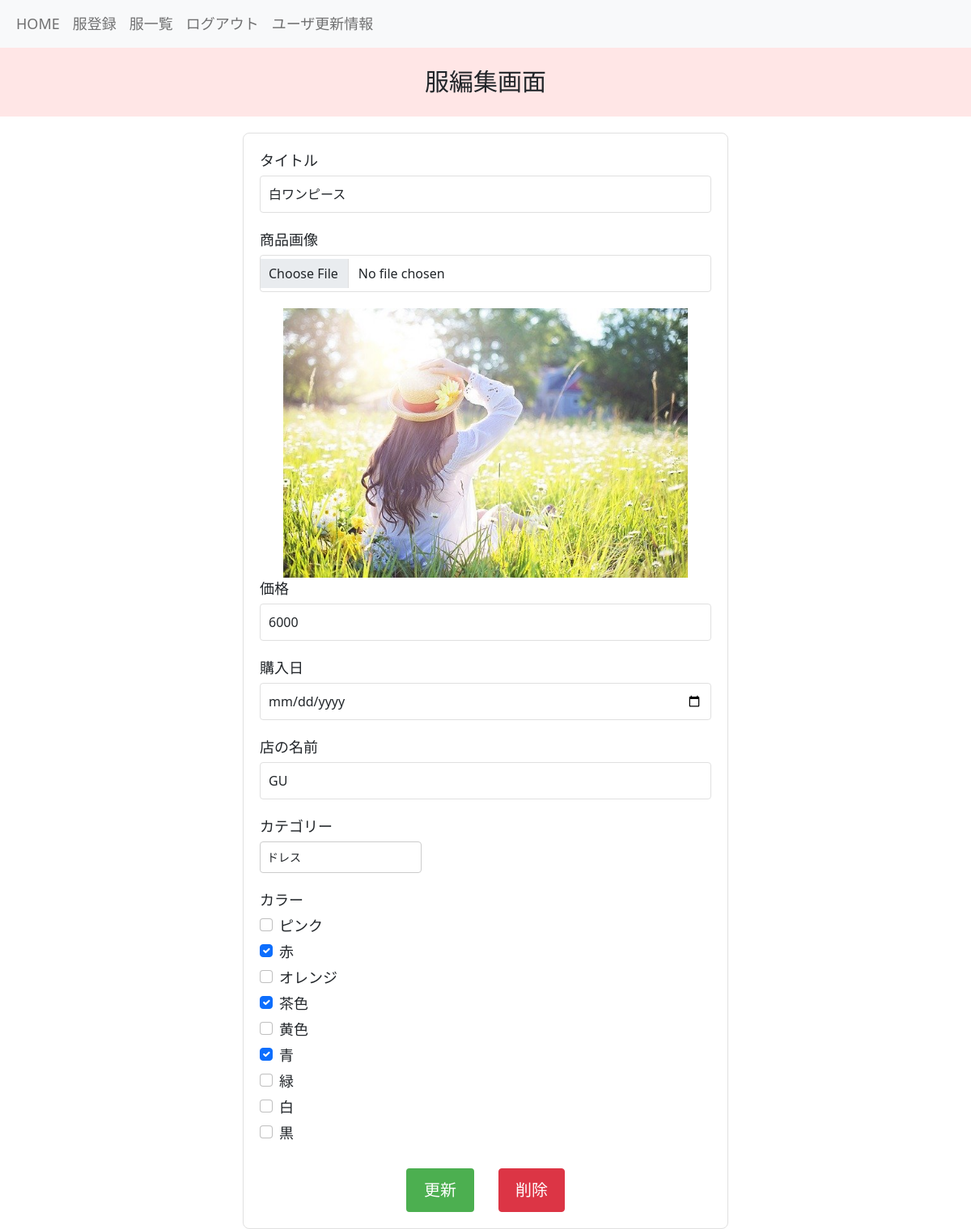
The app's page /boards/edit_clothe/38/ (signed in) with its own data.
### boards/models.py (models this page shows, shortened)
class Clothes(models.Model):
    title = models.CharField(max_length=255)
    picture = models.ImageField(upload_to='closet_project/media/', null=True, blank=True)
    price = models.IntegerField(default=0, null=True, blank=True)
    purchase_date = models.DateField(null=True,blank=True)
    user = models.ForeignKey(
        'accounts.Users', on_delete=models.CASCADE
    )
    category = models.ForeignKey(
        'Categories', on_delete=models.CASCADE
    )
    color = models.ManyToManyField(
        Colors, blank=True, through='Clothe_Colors', related_name='clothe'
    )
    store = models.CharField(max_length=255, default='')
    created_at = models.DateTimeField(auto_now_add=True)
    updated_at = models.DateTimeField(auto_now=True)
    objects = ClothesManager()
    class Meta:
        db_table = 'clothes'

class Categories(models.Model):
    BLOUSE = 'blouse'
    SHIRT = 'shirt'
    SWEAT = 'sweat'
    KNIT = 'knit'
    PANTS = 'pants'
    SKIRT = 'skirt'
    JACKET = 'jacket'
    CARDIGAN = 'cardigan'
    COAT = 'coat'
    DRESS = 'dress'
    SHOES = 'shoes'
    ACCESSORY = 'accessory'
    BAG = 'bag'
    category_name = models.CharField(max_length=255)
    created_at = models.DateTimeField(auto_now_add=True)
    updated_at = models.DateTimeField(auto_now=True)
    class Meta:
        db_table = 'categories'

class Colors(models.Model):
    PINK = 'pink'
    RED = 'red'
    ORANGE = 'orange'
    BROWN = 'brown'
    YELLOW = 'yellow'
    BLUE = 'blue'
    GREEN = 'green'
    BLACK = 'black'
    WHITE = 'white'
    color_name = models.CharField(max_length=10)
    created_at = models.DateTimeField(auto_now_add=True)
    updated_at = models.DateTimeField(auto_now=True)
    class Meta:
        db_table = 'colors'

### boards/views.py (the view)
# urls.py: path('edit_clothe/<int:pk>/', views.edit_clothe, name='edit_clothe'),
@login_required
def edit_clothe(request, pk):
    categories = Categories.objects.all()
    colors = Colors.objects.all()
    clothe=get_object_or_404(Clothes, pk=pk)
    if clothe.user.pk != request.user.pk:
        raise Http404
    if request.method == 'POST':
        print('POST request received')
        edit_clothe_form = forms.CreateClotheForm(request.POST or None, request.FILES or None, instance=clothe)
        if edit_clothe_form.is_valid():
            edit_clothe_form.save()
            return redirect(
                'boards:detail_clothe',
                pk=pk
            )
    else:
        edit_clothe_form = forms.CreateClotheForm(instance=clothe)
    return render(
        request, 'boards/edit_clothe.html', context={
            'edit_clothe_form':edit_clothe_form,
            'pk': pk,
            'categories': categories,
            'colors': colors,
        }
    )

### templates/boards/edit_clothe.html (shortened to what this page needs)
{% extends "base.html" %}
{% load static %}
{% block content %}
  <p class="custom-paragraph">服編集画面</p>
  <div class="registration-container">
    <form method="POST" enctype="multipart/form-data" class="registration-form">
      <div class="form-group">
        <label for="title">タイトル</label>
        <input type="text" id="title" name="title" class="form-control" required value="{{ edit_clothe_form.instance.title }}">
      </div>
      <div class="form-group">
        <label for="image">商品画像</label>
        <input type="file" id="image" name="image" accept="image/*" class="form-control" onchange="previewImage()">
      </div>
      {% if edit_clothe_form.instance.picture %}
         <div class="image-container">
           <img src="{{ edit_clothe_form.instance.picture.url }}" alt="{{ edit_clothe_form.instance.title }}" class="clothe-image">
        </div>
      {% endif %}
      <div class="form-group">
        <label for="price">価格</label>
        <input type="number" id="price" name="price" class="form-control" value="{{ edit_clothe_form.instance.price }}">
      </div>
      <div class="form-group">
        <label for="purchase_date">購入日</label>
        <input type="date" id="purchase_date" name="purchase_date" class="form-control" value="{{ edit_clothe_form.instance.purchase_date|date:'Y-m-d' }}">
      </div>
      <div class="form-group">
        <label for="store">店の名前</label>
        <input type="text" id="store" name="store" class="form-control" value="{{ edit_clothe_form.instance.store }}">
      </div>
      <div class="form-group">
        <label for="category">カテゴリー</label>
        <select id="category" name="category" class="form-control" required value="{{ edit_clothe_form.instance.category.id }}">
          {% for category in categories %}
            <option value="{{ category.id }}" {% if category.id == edit_clothe_form.instance.category.id %}selected{% endif %}>{{ category.category_name }}</option>
          {% endfor %}
        </select>
      </div>
      <div class="form-group">
        <label>カラー</label>
        {% for color in colors %}
          <div class="form-check">
              <input type="checkbox" id="color_{{ color.id }}" name="color" value="{{ color.id }}" class="form-check-input" {% if color.id in edit_clothe_form.initial.color %}checked{% endif %}>
              <label for="color_{{ color.id }}" class="form-check-label">{{ color.color_name }}</label>
          </div>
        {% endfor %}
      </div>
      <div class="button-container">
        <button type="submit" class="btn btn-primary">更新</button>
        <button type="button" class="btn btn-danger" onclick="confirmDelete()" style="margin-left: 30px;">削除</button>
      </div>
    </form>
  </div>
{% endblock %}

### static/css/style.css (style rules this page uses)
.registration-container { max-width: 600px; margin: auto; }
.registration-form { width: 100%; padding: 20px; background-color: #ffffff; border: 1px solid #e0e0e0; border-radius: 8px; margin-top: 20px; }
.button-container { display: flex; justify-content: center; margin-top: 30px; }
.button-container button { padding: 10px 20px; font-size: 20px; }
.btn-primary { background-color: #4caf50; color: #ffffff; border: 2px solid #4caf50; border-radius: 4px; cursor: pointer; }
.form-group { margin-bottom: 20px; }
label { display: block; font-size: 18px; margin-bottom: 5px; }
.form-control { width: 100%; padding: 10px; font-size: 16px; border: 1px solid #e0e0e0; border-radius: 4px; }
body { text-size-adjust: 100%; -webkit-text-size-adjust: 100%; }
.custom-paragraph { font-family: 'Arial', sans-serif; font-size: 30px; background-color: #ffe6e6; text-align: center; padding: 20px; line-height: 1.5; }
.image-container { display: flex; justify-content: center; overflow: hidden; }
.clothe-image { width: 100%; height: auto; max-width: 500px; display: block; }
#category, #color { width: 200px; box-sizing: border-box; padding: 8px; font-size: 14px; border: 1px solid #ccc; border-radius: 4px; margin-bottom: 10px; }

### records on screen
Clothes: title "白ワンピース", instance.picture (picture), price "6000", store "GU", category "ドレス"
Colors: color_name "ピンク"
Colors: color "☑", color_name "赤"
Colors: color_name "オレンジ"
Colors: color "☑", color_name "茶色"
Colors: color_name "黄色"
Colors: color "☑", color_name "青"
Colors: color_name "緑"
Colors: color_name "白"
Colors: color_name "黒"
